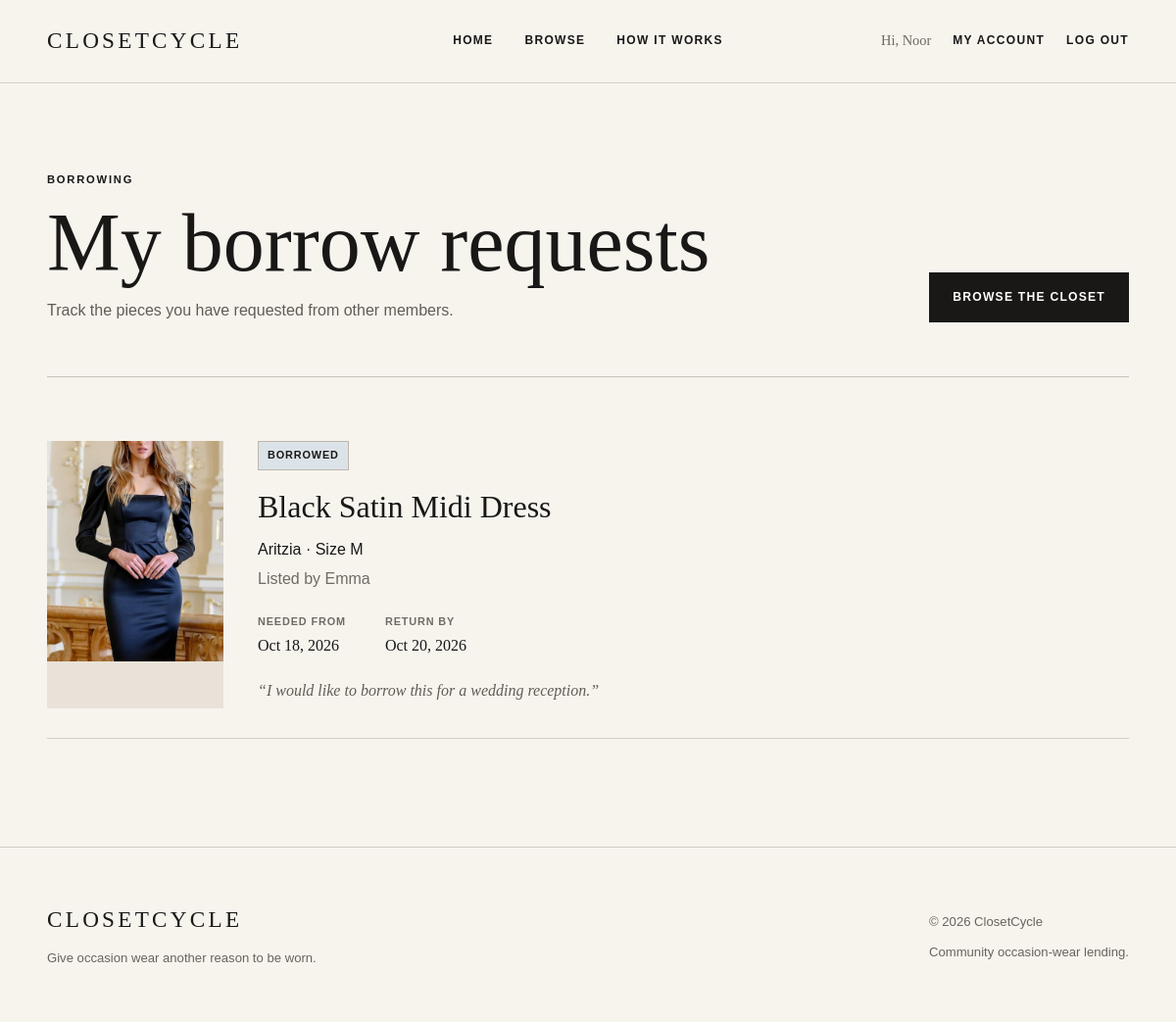
The page /account/requests.php (signed in) on the database its author committed.
### tables this page shows
CREATE TABLE `borrow_requests` (
  `requestID` int(11) NOT NULL,
  `itemID` int(11) NOT NULL,
  `borrowerID` int(11) NOT NULL,
  `neededFrom` date NOT NULL,
  `neededUntil` date NOT NULL,
  `message` varchar(500) DEFAULT NULL,
  `status` enum('Pending','Approved','Declined','Borrowed','Returned','Cancelled') NOT NULL DEFAULT 'Pending',
  `requestDate` datetime NOT NULL DEFAULT current_timestamp()
);

CREATE TABLE `items` (
  `itemID` int(11) NOT NULL,
  `ownerID` int(11) NOT NULL,
  `categoryID` int(11) NOT NULL,
  `occasionID` int(11) NOT NULL,
  `itemName` varchar(100) NOT NULL,
  `brand` varchar(80) DEFAULT NULL,
  `size` varchar(20) NOT NULL,
  `colour` varchar(50) DEFAULT NULL,
  `itemCondition` enum('New','Like New','Excellent','Good') NOT NULL,
  `description` text NOT NULL,
  `imageName` varchar(255) NOT NULL DEFAULT 'default-item.png',
  `status` enum('Available','Unavailable','On Loan') NOT NULL DEFAULT 'Available',
  `dateAdded` datetime NOT NULL DEFAULT current_timestamp()
);

CREATE TABLE `users` (
  `userID` int(11) NOT NULL,
  `firstName` varchar(50) NOT NULL,
  `lastName` varchar(50) NOT NULL,
  `email` varchar(100) NOT NULL,
  `passwordHash` varchar(255) NOT NULL,
  `role` enum('member','admin') NOT NULL DEFAULT 'member',
  `dateCreated` datetime NOT NULL DEFAULT current_timestamp(),
  `isActive` tinyint(1) NOT NULL DEFAULT 1
);

### account/requests.php (called while the page is built, shortened)
<?php
require_once __DIR__ .
    '/../config/app.php';
require_once __DIR__ .
    '/../models/BorrowRequest.php';
$currentUser =
    Auth::user();
$userID =
    (int) $currentUser['userID'];
$requests =
    BorrowRequest::getByBorrower(
        $userID
    );
include __DIR__ .
    '/../views/account/requests.php';

### models/BorrowRequest.php (called while the page is built, shortened)
<?php
class BorrowRequest
{
    public static function getByBorrower($borrowerID)
    {
        $db = Database::getDB();
        $query = '
            SELECT
                br.requestID,
                br.itemID,
                br.neededFrom,
                br.neededUntil,
                br.message,
                br.status,
                br.requestDate,
                i.itemName,
                i.brand,
                i.size,
                i.imageName,
                u.firstName AS ownerFirstName,
                u.lastName AS ownerLastName
            FROM borrow_requests br
            JOIN items i ON br.itemID = i.itemID
            JOIN users u ON i.ownerID = u.userID
            WHERE br.borrowerID = :borrowerID
            ORDER BY br.requestDate DESC
        ';
        $statement = $db->prepare($query);
        $statement->bindValue(':borrowerID', $borrowerID, PDO::PARAM_INT);
        $statement->execute();
        $requests = $statement->fetchAll();
        return $requests;
    }
}

### config/app.php (called while the page is built, shortened)
<?php
function itemImageUrl($imageName)
{
    return BASE_URL .
        '/public/uploads/' .
        rawurlencode($imageName);
}

### views/account/requests.php (the view, shortened to what this page needs)
<?php
include __DIR__ . '/../shared/header.php';
?>
<main>
    <section class="member-page-heading">
        <div>
            <p class="eyebrow">BORROWING</p>
            <h1>My borrow requests</h1>
            <p>Track the pieces you have requested from other members.</p>
        </div>
        <a class="button button-dark" href="<?php echo BASE_URL; ?>/browse.php">Browse the Closet</a>
    </section>
    <?php if (count($requests) > 0) : ?>
        <section class="request-list">
            <?php foreach ($requests as $request) : ?>
                <article class="request-card">
                    <a
                        class="request-card-image"
                        href="<?php echo BASE_URL; ?>/item.php?id=<?php echo (int) $request['itemID']; ?>">
                        <img
                            src="<?php echo htmlspecialchars(itemImageUrl($request['imageName'])); ?>"
                            alt="<?php echo htmlspecialchars($request['itemName']); ?>">
                    </a>
                    <div class="request-card-info">
                        <span class="status-badge status-<?php echo strtolower(htmlspecialchars($request['status'])); ?>">
                            <?php echo htmlspecialchars($request['status']); ?>
                        </span>
                        <h2><?php echo htmlspecialchars($request['itemName']); ?></h2>
                        <p>
                            <?php echo htmlspecialchars($request['brand']); ?>
                            · Size <?php echo htmlspecialchars($request['size']); ?>
                        </p>
                        <p class="request-owner">
                            Listed by <?php echo htmlspecialchars($request['ownerFirstName']); ?>
                        </p>
                        <div class="request-dates">
                            <div>
                                <span>Needed From</span>
                                <strong><?php echo date('M j, Y', strtotime($request['neededFrom'])); ?></strong>
                            </div>
                            <div>
                                <span>Return By</span>
                                <strong><?php echo date('M j, Y', strtotime($request['neededUntil'])); ?></strong>
                            </div>
                        </div>
                        <?php if (!empty($request['message'])) : ?>
                            <p class="request-message">
                                “<?php echo htmlspecialchars($request['message']); ?>”
                            </p>
                        <?php endif; ?>
                    </div>
                </article>
            <?php endforeach; ?>
        </section>
    <?php endif; ?>
</main>
<?php include __DIR__ . '/../shared/footer.php'; ?>

### public/css/main.css (style rules this page uses)
* { box-sizing: border-box; }
html { scroll-behavior: smooth; }
body { margin: 0; background: #f7f4ee; color: #191817; font-family: Arial, Helvetica, sans-serif; line-height: 1.6; }
a { color: inherit; text-decoration: none; }
img { display: block; width: 100%; max-width: 100%; }
main { width: 92%; max-width: 1440px; margin: 0 auto; }
.eyebrow { margin: 0 0 15px; font-size: 0.7rem; font-weight: 700; letter-spacing: 0.16em; text-transform: uppercase; }
.button { display: inline-block; padding: 15px 23px; border: 1px solid #191817; font-size: 0.76rem; font-weight: 700; letter-spacing: 0.1em; text-transform: uppercase; }
.button-dark { background: #191817; color: #ffffff; }
.member-page-heading { padding: 90px 0 55px; display: flex; align-items: flex-end; justify-content: space-between; gap: 40px; border-bottom: 1px solid #c9c2b9; }
.member-page-heading h1 { margin: 0; font-family: Georgia, 'Times New Roman', serif; font-size: clamp( 3.5rem, 7vw, 7rem ); font-weight: 400; line-height: 0.95; }
.member-page-heading > div > p:last-child { max-width: 550px; margin-bottom: 0; color: #625c55; }
.request-list { padding-top: 35px; }
.request-card { padding: 30px 0; display: grid; grid-template-columns: 180px 1fr; gap: 35px; border-bottom: 1px solid #d3ccc3; }
.request-card-image { background: #e8e2d8; }
.request-card-image img { width: 180px; height: 225px; object-fit: cover; }
.request-card-info h2 { margin: 12px 0 5px; font-family: Georgia, 'Times New Roman', serif; font-size: 2rem; font-weight: 400; }
.request-card-info > p { margin: 5px 0; }
.request-owner { color: #716a63; }
.request-dates { margin-top: 22px; display: flex; flex-wrap: wrap; gap: 40px; }
.request-dates div { display: flex; flex-direction: column; gap: 3px; }
.request-dates span { color: #716a63; font-size: 0.68rem; font-weight: 700; letter-spacing: 0.08em; text-transform: uppercase; }
.request-dates strong { font-family: Georgia, 'Times New Roman', serif; font-weight: 400; }
.request-message { max-width: 650px; margin-top: 20px !important; color: #625c55; font-family: Georgia, 'Times New Roman', serif; font-style: italic; }
.status-badge { display: inline-block; padding: 5px 9px; border: 1px solid #bdb5ac; font-size: 0.68rem; font-weight: 700; letter-spacing: 0.08em; text-transform: uppercase; }
.status-borrowed { background: #dce3e8; }

### rows shown on the page
borrow_requests: itemID.imageName (picture), status "BORROWED", itemID.itemName "Black Satin Midi Dress", itemID.brand "Aritzia", itemID.size "M", users.firstName "Emma", neededFrom "Oct 18, 2026", neededUntil "Oct 20, 2026", message "I would like to borrow this for a wedding reception."

### other values the page prints
$currentUser['firstName'] "Noor"
